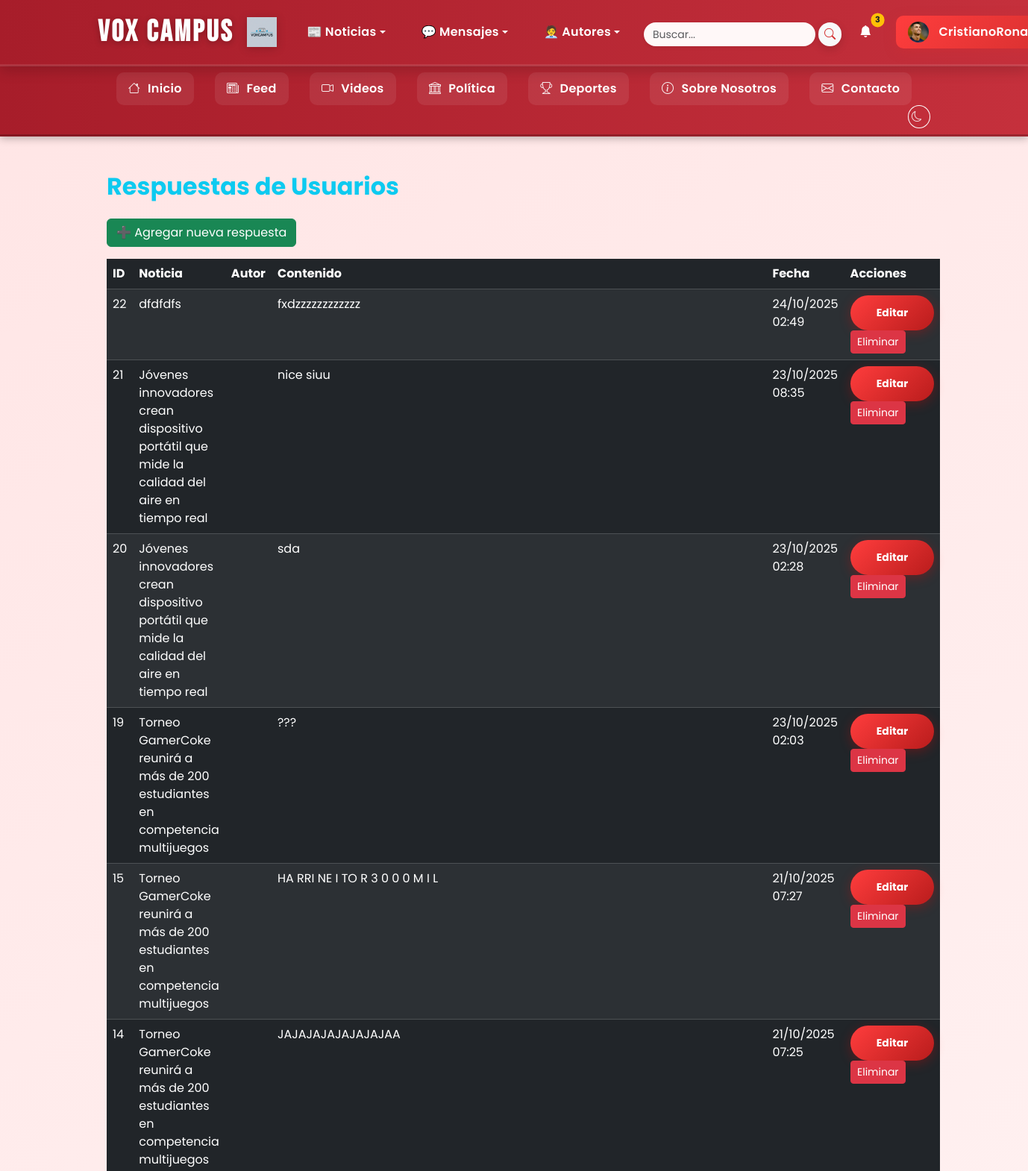
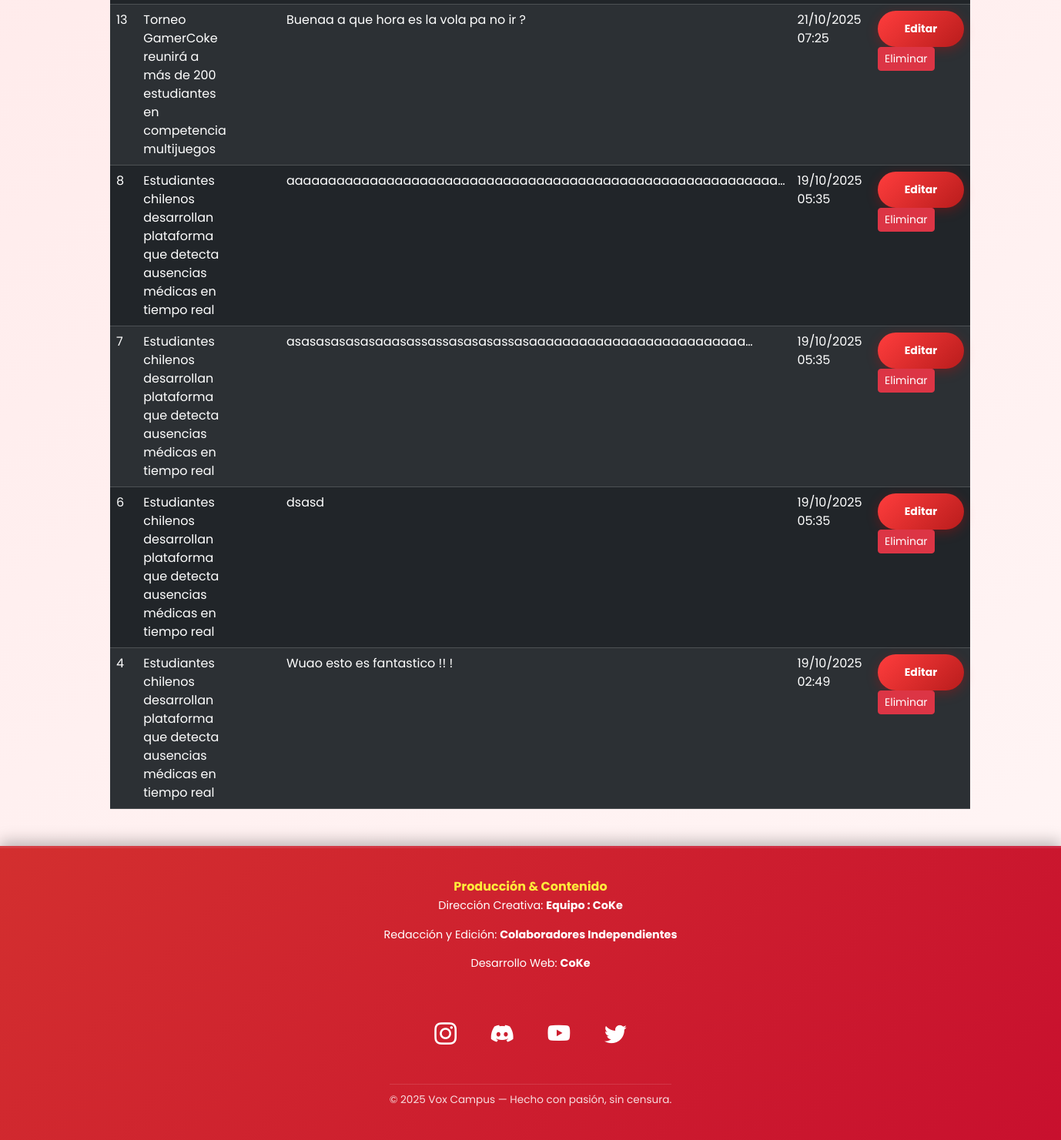
The page /respuestas/ (signed in) on the database its author committed (2 pictures, top to bottom).
### noticias/models.py (models this page shows, shortened)
class Perfil(models.Model):
    user = models.OneToOneField(User, on_delete=models.CASCADE, related_name='perfil')
    bio = models.TextField(blank=True, null=True)
    avatar = models.ImageField(upload_to='avatares/', blank=True, null=True)
    banner = models.ImageField(upload_to='banners/', blank=True, null=True)
    ultima_actividad = models.DateTimeField(default=timezone.now)
    twitter = models.URLField(max_length=200, blank=True, null=True)
    github = models.URLField(max_length=200, blank=True, null=True)
    instagram = models.URLField(max_length=200, blank=True, null=True)
    linkedin = models.URLField(max_length=200, blank=True, null=True)
    sitio_web = models.URLField(max_length=200, blank=True, null=True)
    rol = models.CharField(
        max_length=20,
        choices=[('autor', 'Autor'), ('admin', 'Administrador')],
        default='autor'
    )

class Respuesta(models.Model):
    noticia = models.ForeignKey(Noticia, on_delete=models.CASCADE, related_name='respuestas')
    autor = models.ForeignKey(User, on_delete=models.CASCADE, related_name='respuestas')
    contenido = models.TextField(max_length=500)
    fecha_creacion = models.DateTimeField(default=timezone.now)

class Noticia(models.Model):
    titulo = models.CharField(max_length=200)
    contenido = models.TextField()
    categoria = models.ForeignKey(Categoria, on_delete=models.PROTECT, related_name='noticias')
    autor = models.ForeignKey(User, on_delete=models.CASCADE, related_name='noticias')
    fecha_creacion = models.DateTimeField(auto_now_add=True)
    imagen = models.ImageField(upload_to='noticias/', blank=True, null=True)

### noticias/views.py (the view)
# urls.py: path('respuestas/', views.lista_respuestas, name='lista_respuestas'),
def lista_respuestas(request):
    respuestas = Respuesta.objects.select_related('noticia').order_by('-fecha_creacion')
    return render(request, 'noticias/respuestas_list.html', {'respuestas': respuestas})

### noticias/context_processors.py (called while the page is built)
def contadores_globales(request):
    if request.user.is_authenticated:
        notif_count = Notificacion.objects.filter(usuario=request.user, leido=False).count()
        mensajes_no_leidos = Mensaje.objects.filter(receptor=request.user, leido=False).count() if hasattr(request.user, 'mensaje_set') else 0
    else:
        notif_count = 0
        mensajes_no_leidos = 0
    return {
        'notif_count': notif_count,
        'mensajes_no_leidos': mensajes_no_leidos,
    }

def notificaciones_context(request):
    if request.user.is_authenticated:
        notif_count = Notificacion.objects.filter(usuario=request.user, leido=False).count()
    else:
        notif_count = 0
    return {'notif_count': notif_count}

### templates/noticias/respuestas_list.html (shortened to what this page needs)
{% extends 'noticias/base.html' %}
{% block content %}
<div class="container my-5">
   <h2 class="text-info mb-4 fw-bold">Respuestas de Usuarios</h2>
   <a href="{% url 'crear_respuesta' %}" class="btn btn-success mb-3">➕ Agregar nueva respuesta</a>
   <table class="table table-dark table-striped">
      <thead>
         <tr>
            <th>ID</th>
            <th>Noticia</th>
            <th>Autor</th>
            <th>Contenido</th>
            <th>Fecha</th>
            <th>Acciones</th>
         </tr>
      </thead>
      <tbody>
         {% for r in respuestas %}
         <tr>
            <td>{{ r.id }}</td>
            <td>{{ r.noticia.titulo }}</td>
            <td>{{ r.nombre_autor }}</td>
            <td>{{ r.contenido|truncatechars:60 }}</td>
            <td>{{ r.fecha_creacion|date:"d/m/Y H:i" }}</td>
            <td>
               <a href="{% url 'editar_respuesta' r.id %}" class="btn btn-primary btn-sm">Editar</a>
               <a href="{% url 'eliminar_respuesta' r.id %}" class="btn btn-danger btn-sm">Eliminar</a>
            </td>
         </tr>
         {% empty %}
         <tr>
            <td colspan="6" class="text-center">No hay respuestas registradas.</td>
         </tr>
         {% endfor %}
      </tbody>
   </table>
</div>
{% endblock %}

### templates/noticias/base.html (shortened to what this page needs)
{% load static %}
<!DOCTYPE html>
<html lang="es">
<head>
   <link href="https://cdn.jsdelivr.net/npm/bootstrap@5.3.2/dist/css/bootstrap.min.css" rel="stylesheet" />
   <link href="https://cdn.jsdelivr.net/npm/bootstrap-icons@1.11.1/font/bootstrap-icons.css" rel="stylesheet" />
   <link rel="stylesheet" href="{% static 'webnoticias/css/style.css' %}?v=v38" />
</head>
<body>
<nav class="navbar navbar-expand-lg navbar-dark bg-danger shadow">
   <div class="container">
      <a class="navbar-brand d-flex align-items-center fw-bold"
         href="{% if user.is_authenticated and user.is_superuser %}{% url 'panel_privado' %}{% else %}{% url 'index' %}{% endif %}">
         <span class="me-2 text-white">Vox Campus</span>
         <img src="{% static 'WebNoticias/img/logo.png' %}" alt="Logo Vox Campus"
              style="height:40px; width:auto; object-fit:contain;" />
      </a>
      <div class="collapse navbar-collapse" id="navbarNav">
         <ul class="navbar-nav mx-auto align-items-center gap-2">
            {% if user.is_authenticated and user.is_superuser or user.is_authenticated and user.is_staff %}
               <li class="nav-item dropdown">
                  <a class="nav-link dropdown-toggle" href="#" id="noticiasDropdown" role="button" data-bs-toggle="dropdown">
                     📰 Noticias
                  </a>
               </li>
            {% endif %}
            {% if user.is_authenticated %}
               <li class="nav-item dropdown">
                  <a class="nav-link dropdown-toggle" href="#" id="mensajesDropdown" role="button" data-bs-toggle="dropdown">
                     💬 Mensajes
                  </a>
               </li>
            {% endif %}
            {% if user.is_authenticated %}
               <li class="nav-item dropdown has-dot">
                  <a class="nav-link dropdown-toggle" href="#" id="reporterosDropdown" role="button" data-bs-toggle="dropdown">
                     🧑‍💼 Autores
                  </a>
               </li>
            {% endif %}
         </ul>
         <ul class="navbar-nav align-items-center gap-0">
            {% if user.is_authenticated %}
               <li class="nav-item">
                  <form id="buscador" class="d-flex align-items-center" role="search" method="get" action="{% url 'buscar' %}">
                     <input id="input-busqueda" class="form-control form-control-sm rounded-pill shadow-sm border-0 me-1"
                            type="search" placeholder="Buscar..." name="q" required />
                     <button class="btn btn-light btn-sm rounded-pill px-2 py-0" type="submit" style="height:32px;">
                        <i class="bi bi-search text-danger"></i>
                     </button>
                  </form>
               </li>
               <li class="nav-item position-relative">
                  <a href="{% url 'notificaciones' %}" class="nav-link position-relative">
                     <i class="bi bi-bell-fill"></i>
                     {% if notif_count > 0 %}
                        <span class="position-absolute top-0 start-100 translate-middle badge rounded-pill bg-warning text-dark">
                           {{ notif_count }}
                        </span>
                     {% endif %}
                  </a>
               </li>
               <li class="nav-item dropdown">
                  <a class="nav-link dropdown-toggle btn-login px-3 py-2" href="#" id="userDropdown"
                     role="button" data-bs-toggle="dropdown">
                     {% if user.perfil.avatar %}
                        <img src="{{ user.perfil.avatar.url }}" alt="avatar"
                             style="width:28px; height:28px; border-radius:50%; object-fit:cover; margin-right:6px;" />
                     {% else %}
                        <i class="bi bi-person-circle me-1"></i>
                     {% endif %}
                     {{ user.username }}
                  </a>
               </li>
            {% endif %}
         </ul>
      </div>
   </div>
</nav>
   <div class="subnav">
      <div class="container text-center py-2">
         {% if user.is_authenticated and user.is_superuser %}
            <a href="{% url 'panel_privado' %}" class="subnav-link"><i class="bi bi-house-door"></i> Inicio Privado</a>
         {% else %}
            <a href="{% url 'index' %}" class="subnav-link"><i class="bi bi-house"></i> Inicio</a>
         {% endif %}
         <a href="{% url 'feed' %}" class="subnav-link"><i class="bi bi-newspaper"></i> Feed</a>
         <a href="{% url 'videos' %}" class="subnav-link"><i class="bi bi-camera-video"></i> Videos</a>
         <a href="{% url 'politica' %}" class="subnav-link"><i class="bi bi-bank"></i> Política</a>
         <a href="{% url 'deportes' %}" class="subnav-link"><i class="bi bi-trophy"></i> Deportes</a>
         <a href="{% url 'sobre' %}" class="subnav-link"><i class="bi bi-info-circle"></i> Sobre Nosotros</a>
         <a href="{% url 'contacto' %}" class="subnav-link"><i class="bi bi-envelope"></i> Contacto</a>
         <li class="nav-item d-flex align-items-center ms-2">
            <button id="theme-toggle" class="btn btn-outline-light btn-sm rounded-circle p-1" title="Cambiar tema">
               <i class="bi bi-moon"></i>
            </button>
         </li>
      </div>
   </div>
   <main class="container my-4">
      {% block content %}{% endblock %}
   </main>
   <footer class="footer-premium">
      <div class="footer-container">
         <div class="footer-credits">
            <h4>Producción & Contenido</h4>
            <p>Dirección Creativa: <strong>Equipo : CoKe</strong></p>
            <p>Redacción y Edición: <strong>Colaboradores Independientes</strong></p>
            <p>Desarrollo Web: <strong>CoKe</strong></p>
         </div>
         <div class="footer-social">
            <a href="https://www.instagram.com" target="_blank" class="social-icon"><i class="bi bi-instagram"></i></a>
            <a href="https://discord.com" target="_blank" class="social-icon"><i class="bi bi-discord"></i></a>
            <a href="https://www.youtube.com" target="_blank" class="social-icon"><i class="bi bi-youtube"></i></a>
            <a href="https://twitter.com" target="_blank" class="social-icon"><i class="bi bi-twitter"></i></a>
         </div>
         <div class="footer-bottom">
            <p>&copy; 2025 Vox Campus — Hecho con pasión, sin censura.</p>
         </div>
      </div>
   </footer>
</body>
</html>

### noticias/static/WebNoticias/css/base.css (style rules this page uses)
body { font-family: 'Poppins', sans-serif; color: #212529; scroll-behavior: smooth; margin: 0; background: linear-gradient(145deg, #ffe5e5, #fff6f6); background-attachment: fixed; transition: background-color 0.4s ease, color 0.4s ease; }
a { text-decoration: none; transition: all 0.2s ease; }
.container main, main.container { display:block; }
.navbar-brand img { height: 75px; width: auto; margin-left: 10px; vertical-align: middle; display: inline-block; filter: drop-shadow(0 2px 6px rgba(0,0,0,0.18)); }

### noticias/static/WebNoticias/css/navbar.css (style rules this page uses)
.navbar { background: linear-gradient(90deg, #a71d2a, #c5303c); box-shadow: 0 4px 10px rgba(0,0,0,0.4); border-bottom: 2px solid rgba(255,255,255,0.1); }
.navbar-brand { font-family: 'Bebas Neue','Montserrat',Arial,sans-serif; font-size: 2.5rem; letter-spacing: 3px; color: #fff !important; text-shadow: 0 2px 8px rgba(0,0,0,0.25); transition: transform 0.2s, text-shadow 0.3s; padding-right: 8px; }
.navbar-nav .nav-item { margin: 0 8px; }
.navbar .nav-link { color: #fff; font-weight: 600; letter-spacing: 0.3px; transition: all 0.3s ease; border-radius: 10px; padding: 8px 14px; font-size: 1rem; margin-right: .5rem; }
.nav-link .badge { font-size: .7rem; padding: 4px 6px; font-weight: 700; animation: notifBlink 1s ease-in-out infinite alternate; }
#theme-toggle { margin-left: auto;; border-color: #fff; color: #fff; transition: all 0.3s ease; }
.subnav { background: linear-gradient(90deg, #a71d2a, #c5303c); border-top: 1px solid rgba(255,255,255,0.15); border-bottom: 3px solid rgba(0,0,0,0.2); box-shadow: 0 3px 10px rgba(0,0,0,0.25); animation: fadeInDown 0.5s ease both; }
.subnav .subnav-link { display: inline-block; color: #fff; font-weight: 600; letter-spacing: 0.3px; margin: 0 12px; padding: 10px 16px; border-radius: 10px; text-decoration: none; background: rgba(255,255,255,0.08); transition: all 0.3s ease; }
.subnav i { margin-right: 6px; opacity: 0.9; }
.navbar-nav.align-items-center { align-items: center !important; }
#buscador { display: flex; align-items: center; margin-top: 5px; }
.navbar-nav.align-items-center > .nav-item { display: flex; align-items: center; }
#input-busqueda { height: 32px; line-height: 32px; padding: 0 10px; width: 200px; max-width: 240px; transition: all 0.3s ease; }
#input-busqueda { height: 32px; line-height: 32px; padding: 0 12px; width: 230px; max-width: 280px; background: #fff8f8; transition: all 0.3s ease; }
.navbar-nav .nav-item .nav-link { display:flex; align-items:center; padding-top:0.25rem; padding-bottom:0.25rem; }

### noticias/static/WebNoticias/css/panel.css (style rules this page uses)
.navbar, .navbar * { position: relative; z-index: 1000; }

### noticias/static/WebNoticias/css/forms.css (style rules this page uses)
form input, form textarea, form select { border-radius:.5rem; border:1px solid #ced4da; padding:.75rem 1rem; transition:all .3s ease; }
.btn-login { background:linear-gradient(135deg,#ff3d3d,#d32f2f); color:#fff!important; border:none; border-radius:50px; padding:.65rem 1.8rem; font-weight:700; letter-spacing:.4px; font-size:1.05rem; transition:all .3s ease; box-shadow:0 4px 15px rgba(211,47,47,0.35); display:flex; align-items:center; justify-content:center; gap:8px; margin:0; }
.btn-primary { background:linear-gradient(135deg,#ff3d3d,#b91c1c); color:#fff; border:none; border-radius:50px; padding:.8rem 2.2rem; font-weight:700; transition:all .3s ease; box-shadow:0 4px 15px rgba(255,0,0,.25); }
form .btn { border:none; border-radius:12px; font-weight:700; padding:.6rem 1.4rem; font-size:.95rem; transition:all .3s ease; box-shadow:0 4px 12px rgba(0,0,0,.15); vertical-align:middle; }
form .btn, form a.btn { display:inline-flex; align-items:center; justify-content:center; text-decoration:none; height:45px; line-height:1; }

### noticias/static/WebNoticias/css/footer.css (style rules this page uses)
.footer-premium { background:linear-gradient(135deg,#d32f2f,#c8102e); color:#fff; text-align:center; padding:40px 15px 25px; border-top:3px solid rgba(255,255,255,.1); box-shadow:0 -6px 18px rgba(0,0,0,.25); }
.footer-container { max-width:1100px; margin:0 auto; display:flex; flex-direction:column; align-items:center; gap:1.5rem; }
.footer-credits { font-size:.9rem; color:#fff; }
.footer-credits h4 { color:#ffeb3b; font-weight:700; margin-bottom:.3rem; font-size:1rem; }
.footer-social { display:flex; justify-content:center; gap:1.3rem; margin-top:1.2rem; }
.footer-social .social-icon { color:#fff; font-size:1.6rem; transition:all .3s ease; }
.footer-bottom { border-top:1px solid rgba(255,255,255,.15); margin-top:1.2rem; padding-top:10px; font-size:.85rem; opacity:.85; }
.footer-premium .social-icon { font-size:1.8rem; color:#fff; margin:0 12px; transition: all .3s ease; }

### rows shown on the page
Respuesta: id "22", noticia.titulo "dfdfdfs", contenido "fxdzzzzzzzzzzzz", fecha_creacion "24/10/2025 02:49"
Respuesta: id "21", noticia.titulo "Jóvenes innovadores crean dispositivo portátil que mide la calidad del aire en tiempo real", contenido "nice siuu", fecha_creacion "23/10/2025 08:35"
Respuesta: id "20", noticia.titulo "Jóvenes innovadores crean dispositivo portátil que mide la calidad del aire en tiempo real", contenido "sda", fecha_creacion "23/10/2025 02:28"
Respuesta: id "19", noticia.titulo "Torneo GamerCoke reunirá a más de 200 estudiantes en competencia multijuegos", contenido "???", fecha_creacion "23/10/2025 02:03"
Respuesta: id "15", noticia.titulo "Torneo GamerCoke reunirá a más de 200 estudiantes en competencia multijuegos", contenido "HA RRI NE I TO R 3 0 0 0 M I L", fecha_creacion "21/10/2025 07:27"
Respuesta: id "14", noticia.titulo "Torneo GamerCoke reunirá a más de 200 estudiantes en competencia multijuegos", contenido "JAJAJAJAJAJAJAJAA", fecha_creacion "21/10/2025 07:25"
Respuesta: id "13", noticia.titulo "Torneo GamerCoke reunirá a más de 200 estudiantes en competencia multijuegos", contenido "Buenaa a que hora es la vola pa no ir ?", fecha_creacion "21/10/2025 07:25"
Respuesta: id "8", noticia.titulo "Estudiantes chilenos desarrollan plataforma que detecta ausencias médicas en tiempo real", contenido "aaaaaaaaaaaaaaaaaaaaaaaaaaaaaaaaaaaaaaaaaaaaaaaaaaaaaaaaaaa…", fecha_creacion "19/10/2025 05:35"
Respuesta: id "7", noticia.titulo "Estudiantes chilenos desarrollan plataforma que detecta ausencias médicas en tiempo real", contenido "asasasasasasaaasassassasasasassasaaaaaaaaaaaaaaaaaaaaaaaaaa…", fecha_creacion "19/10/2025 05:35"
Respuesta: id "6", noticia.titulo "Estudiantes chilenos desarrollan plataforma que detecta ausencias médicas en tiempo real", contenido "dsasd", fecha_creacion "19/10/2025 05:35"
Respuesta: id "4", noticia.titulo "Estudiantes chilenos desarrollan plataforma que detecta ausencias médicas en tiempo real", contenido "Wuao esto es fantastico !! !", fecha_creacion "19/10/2025 02:49"

### other values the page prints
{{ notif_count }} "3"
